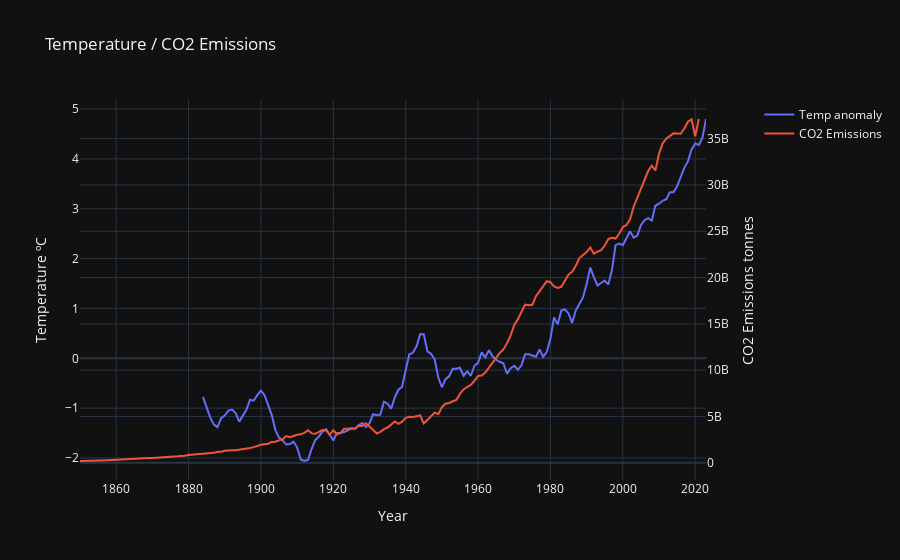

The notebook cell this image was saved under:
### Code cell
import plotly.graph_objects as go
from plotly.subplots import make_subplots

# Create figure with secondary y-axis
fig = make_subplots(specs=[[{"secondary_y": True}]])

# Add traces
fig.add_trace(
    go.Scatter(x=df['Year'], y=df['mov_avg'], name="Temp anomaly"),
    secondary_y=False,
)

fig.add_trace(
    go.Scatter(x=co2['Year'], y=co2['Annual CO₂ emissions'], name="CO2 Emissions"),
    secondary_y=True,
)

# Add figure title
fig.update_layout(
    title_text="Temperature / CO2 Emissions"
)

# Set x-axis title
fig.update_xaxes(title_text="Year")

# Set y-axes titles
fig.update_yaxes(title_text="Temperature ºC", secondary_y=False)
fig.update_yaxes(title_text="CO2 Emissions tonnes", secondary_y=True)
fig.update_layout(template='plotly_dark')

fig.show()

### Figure 1 — Plotly figure (JSON) as saved in the notebook; plotly's stock layout.template omitted (floating-point values rounded to 4 significant figures; data arrays with more than 128 entries replaced by an {"elided": "..."} marker saying what was removed)
{"data": [{"name": "Temp anomaly", "type": "scatter", "x": {"elided": "144 int values"}, "xaxis": "x", "y": {"elided": "144 float values"}, "yaxis": "y"}, {"name": "CO2 Emissions", "type": "scatter", "x": {"elided": "172 int values"}, "xaxis": "x", "y": {"elided": "172 int values"}, "yaxis": "y2"}], "layout": {"title": {"text": "Temperature / CO2 Emissions"}, "xaxis": {"anchor": "y", "domain": [0, 0.94], "title": {"text": "Year"}}, "yaxis": {"anchor": "x", "domain": [0, 1], "title": {"text": "Temperature ºC"}}, "yaxis2": {"anchor": "x", "overlaying": "y", "side": "right", "title": {"text": "CO2 Emissions tonnes"}}}}
